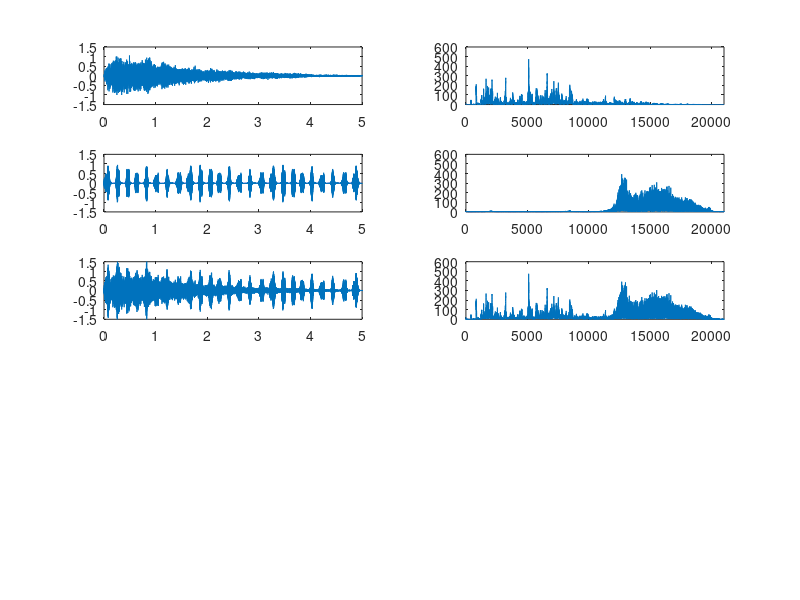

This figure's MATLAB source: (Note: this script raises an error after producing the figure.)
% Ejemplo de filtrado en frecuencias usando Transformada de Fourier en 1D
% D.Mery, Sept. 2010
% PUC-DCC, http//dmery.ing.puc.cl


% pajarito
load chirp.mat
y1 = [y;y;y;y];

% gong
load gong.mat;
y2 = y;
N  = length(y2);
N2 = N/2;
y1 = y1(1:N);


z = (y1+y2);
Z = fft(z);

Y1 = fft(y1);
Y2 = fft(y2);

t   = (0:N-1)/Fs; % 800 samples at Fs

figure(1)
clf



% sonido solo gong
disp('sonido solo gong...')
sound(y2,Fs)
subplot(5,2,1);plot(t,y2);axis([0 5 -1.5 1.5])
subplot(5,2,2);plot(abs(Y2(1:N2)));axis([0 N2 0 600])
pause

% sonido solo pajarito
disp('sonido solo pajaro...')
sound(y1,Fs)
subplot(5,2,3);plot(t,y1);axis([0 5 -1.5 1.5])
subplot(5,2,4);plot(abs(Y1(1:N2)));axis([0 N2 0 600])
pause


% sonido ambos
disp('sonido ambos...')
sound(z,Fs)
subplot(5,2,5);plot(t,z);axis([0 5 -1.5 1.5])
subplot(5,2,6);plot(abs(Z(1:N2)));axis([0 N2 0 600])
setw


% eliminacion de gong


n = input('frecuencia para eliminar sonido del gong (0=fin)? ');

while n>0
    G          = ones(N,1);
    G(1:n+1)   = 0;
    G(N-n+1:N) = 0;
    H          = G.*Z;
    h          = real(ifft(H));
    sound(h,Fs);
    subplot(5,2,7);plot(t,h);axis([0 5 -1.5 1.5])
    subplot(5,2,8);plot(abs(H(1:N2)));axis([0 N2 0 600])
    setw
    n = input('frecuencia para eliminar sonido del gong (0=fin)? ');
end


n = input('frecuencia para eliminar sonido del pajarito (0=fin)? ');
while n>0
    G          = zeros(N,1);
    G(1:n+1)   = 1;
    G(N-n+1:N) = 1;
    H          = G.*Z;
    h          = real(ifft(H));
    sound(h,Fs);
    subplot(5,2,9);plot(t,h);axis([0 5 -1.5 1.5])
    subplot(5,2,10);plot(abs(H(1:N2)));axis([0 N2 0 600])
    setw
    n = input('frecuencia para eliminar sonido del pajarito (0=fin)? ');
end





